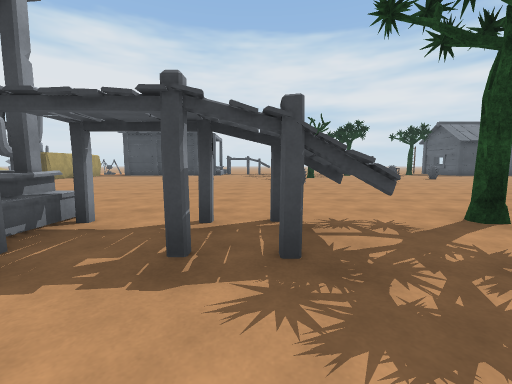
[1] (above)

20 first-person views from a walk through a scene from a Unity 3-D project. The camera is 1.2 m above the floor, tilts 6° down and sees 90° across. The floor is counted in squares, 2 m on a side. Each view is taken from the middle of a square. On the plan, view 1 faces up. The plan holds only what a view shows up to about 9 squares ahead; the rest is blank. The place goes on beyond the plan. The player is left out. Some animated figures are left out. Surface patterns are stand-ins for the level's own textures.

[2]
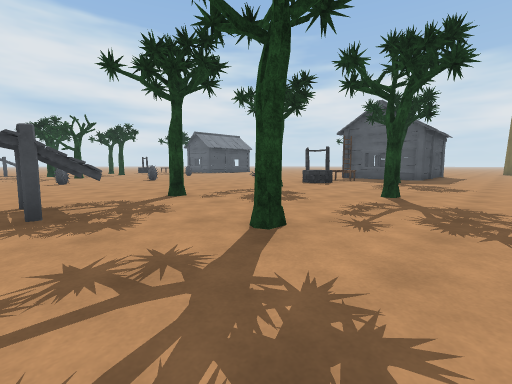

[3]
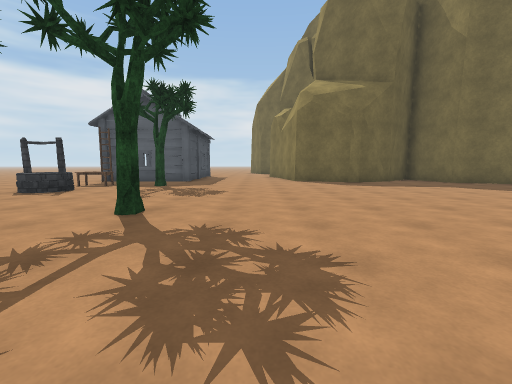

[4]
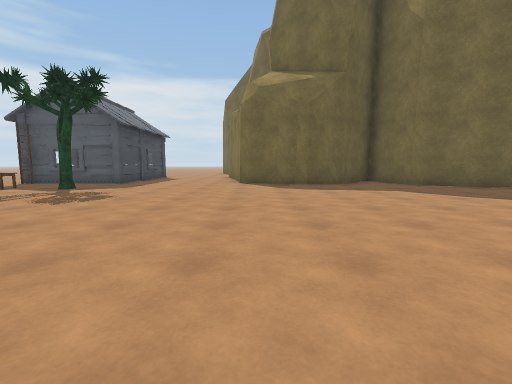

[5]
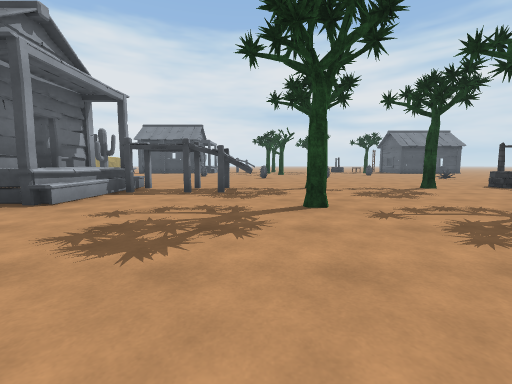

[6]
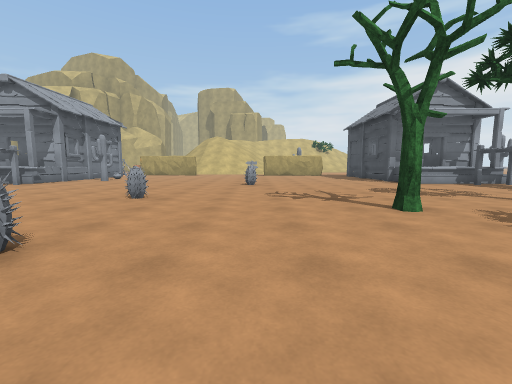

[7]
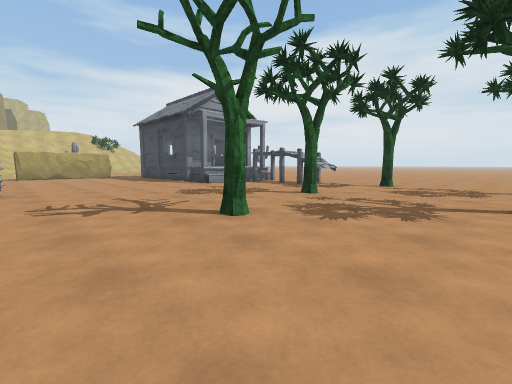

[8]
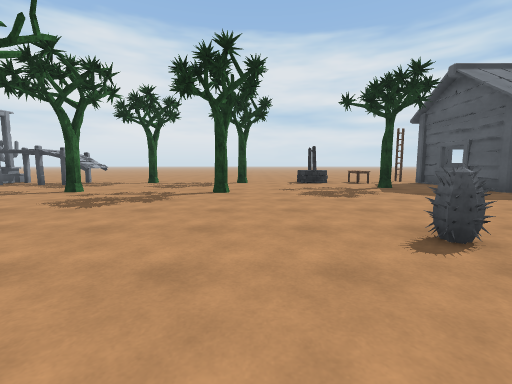

[9]
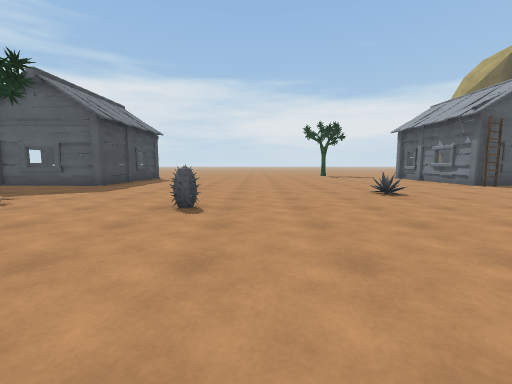

[10]
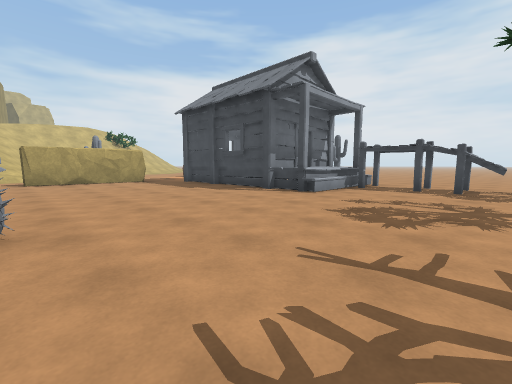

[11]
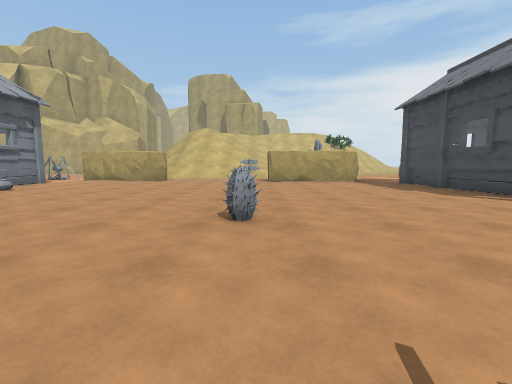

[12]
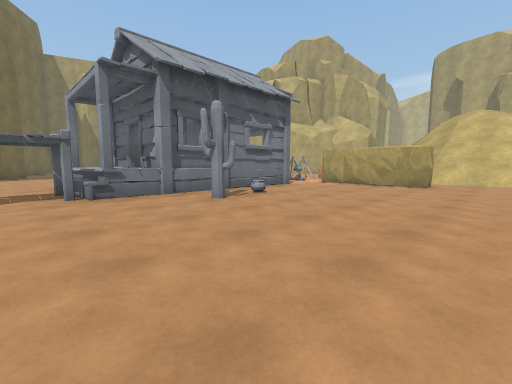

[13]
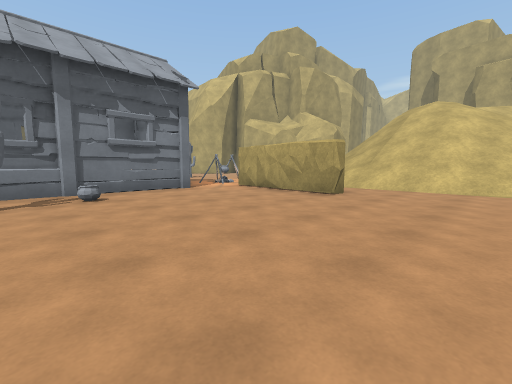

[14]
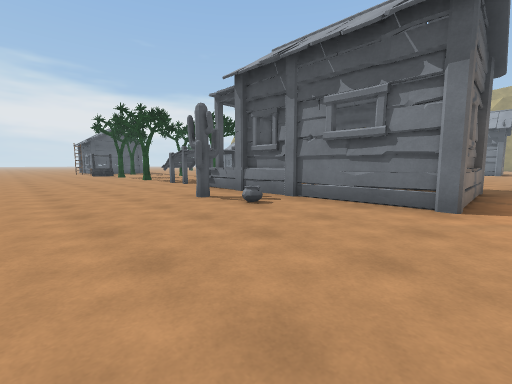

[15]
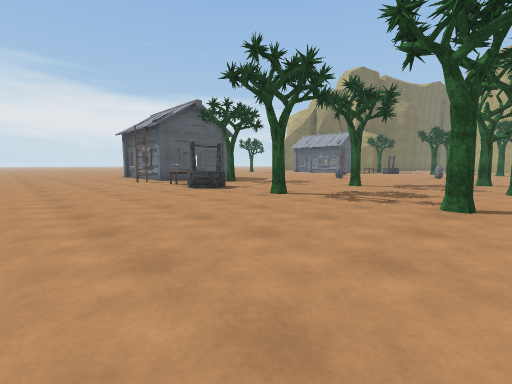

[16]
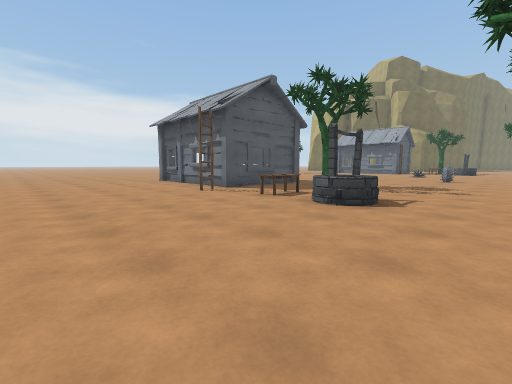

[17]
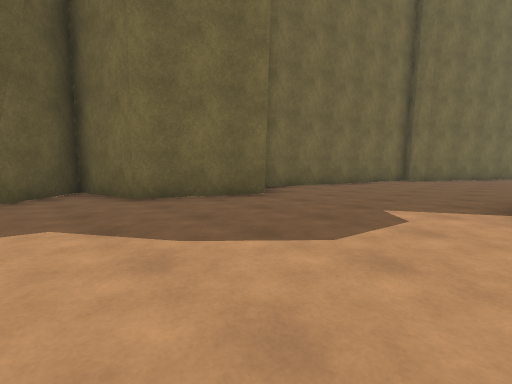

[18]
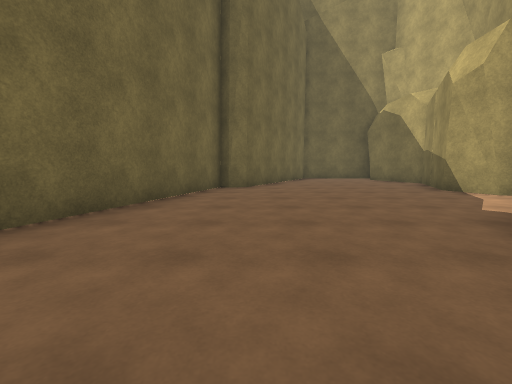

[19]
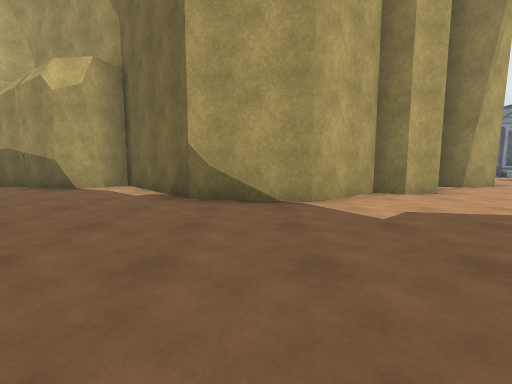

[20]
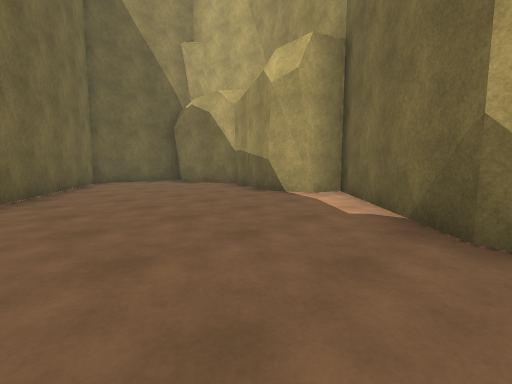

### Floor plan
Key: @ floor where view 1 was taken; # wall or solid block; . floor; / step, stairs or slope; C cactus; H house; T tree; W well; A table; L ladder; O other object.
Columns run from 13 left of view 1 to 12 right of it. Each row starts with its distance up from view 1.
 22      .....................
 21      .....................
 20      .....................
 19      .../C................
 18      .HHHHHH..OT...T.WA.LH
 17      .HHHHHH.OO..........H
 16      .HHHHHH..........T.HH
 15      .HHHHHH...T..T......H
 14      .....................
 13     #.....................
 12     #..........#T.........
 11     #...............C.....
 10   /.O......C..............
  9 ///.......................
  8 ///...........C..C........
  7 ///...................O...
  6 ///.#.....................
  5 //  #.....................
  4     #.../C...............H
  3     ..HHHHHH...#T..T.WA.LH
  2    OO.HHHHHH.OO.........HH
  1       HHHHHH..........T..H
  0       HHHHHH.@.T..T.......
 -1            ...............
 -2            ...............
 -3            ...............
 -4            .. ...........#
 -5                 ........##
 -6                 #.......##
 -7                 #........#
 -8                 ##........
 -9                  #......##
-10                  ##....##
-11                   #....##
-12                   #.....#
-13                  ##.....#
-14                 ##.....##
-15                 #......#
-16                 #......#
-17                 #......#
-18                ##.....##
-19                #.....##
-20                #....##
-21                ##...#
-22                  ..##
-23                   ##

Positions as (right, up) in squares from view 1, and headings:
1: (0, 0), facing up
2: (0, -2), facing up-right
3: (2, -2), facing right
4: (3, -4), facing right
5: (1, -4), facing up
6: (6, 10), facing left
7: (5, 10), facing up-left
8: (6, 9), facing up
9: (4, 10), facing right
10: (1, 10), facing up-left
11: (1, 10), facing left
12: (-1, 8), facing down-left
13: (-4, 9), facing down-left
14: (-8, 22), facing down-right
15: (2, 22), facing down-right
16: (6, 22), facing down-right
17: (6, -7), facing down-right
18: (8, -11), facing down
19: (10, -12), facing left
20: (8, -13), facing down-left
